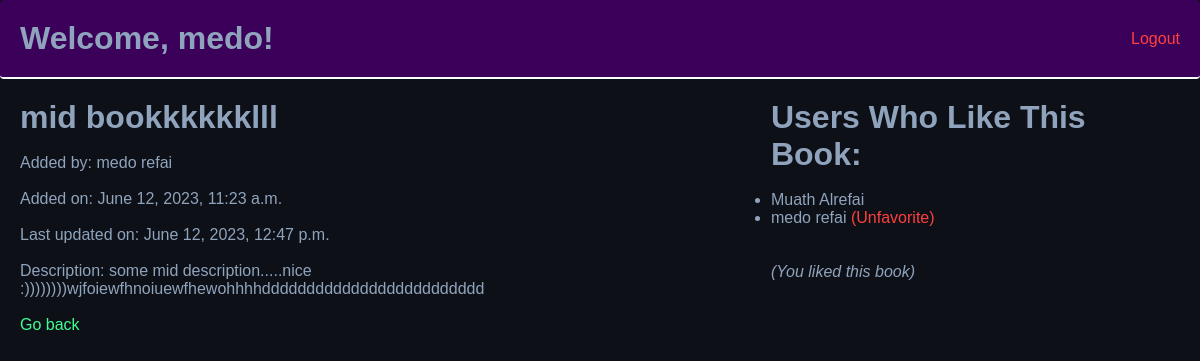
The app's page /books/4 (signed in) with its own data.
### login_app/models.py (models this page shows)
class User(models.Model):
    first_name = models.CharField(max_length=255)
    last_name = models.CharField(max_length=255)
    email = models.EmailField(max_length=254)
    password = models.CharField(max_length=255)
    created_at = models.DateTimeField(auto_now_add=True)
    updated_at = models.DateTimeField(auto_now=True)
    objects = Validator()

### favorites_app/models.py (models this page shows)
class Book(models.Model):
    title = models.CharField(max_length=255)
    description = models.TextField(default="No description added, click Edit to add one now!")
    uploaded_by = models.ForeignKey(User, related_name="books_uploaded", on_delete=models.CASCADE)
    users_who_like = models.ManyToManyField(User, related_name="liked_books")
    created_at = models.DateTimeField(auto_now_add=True)
    updated_at = models.DateTimeField(auto_now=True)

### favorites_app/views.py (the view)
# urls.py: path('books/<int:ID>', views.view_book),
def view_book(request, ID):
    user = User.objects.get(id=request.session['userid'])
    book = Book.objects.get(id = ID)
    context = {
        "user": user,
        "books": models.get_all_books_model(),
        "book": book
    }
    return render(request, 'book_info.html', context)

### favorites_app/models.py (called while the page is built)
def get_all_books_model():
    return Book.objects.all()

### favorites_app/templates/book_info.html (shortened to what this page needs)
<!DOCTYPE html>
<html lang="en">
<head>
    {% load static %}
    <link rel="stylesheet" href="{% static 'books/style.css' %}">
</head>
<body>
    <div class="navbar">
        <h1>Welcome, {{user.first_name}}!</h1>
        <a href="/logout" class="anchor">Logout</a>
    </div>
    <div class="container_book_info">
        <div class="content_left">
            <h1>{{book.title}}</h1><br>
            <p>Added by: {{book.uploaded_by.first_name}} {{book.uploaded_by.last_name}}</p><br>
            <p>Added on: {{book.created_at}}</p><br>
            <p>Last updated on: {{book.updated_at}}</p><br>
            <p>Description: {{book.description}}</p><br>
            <a href="/books" class="anchorG">Go back</a>
        </div>
        <div class="content_right">
            <h1>Users Who Like This Book: </h1><br>
            <ul>
                {% for liked_user in book.users_who_like.all %}
                <li>{{liked_user.first_name}} {{liked_user.last_name}}
                    {% if user == liked_user %}
                    <a href="/unfav_book/{{book.id}}" class="anchor">(Unfavorite)</a>
                    {% endif %}
                </li>
                {% endfor %}
            </ul><br><br>
            {% if user in book.users_who_like.all %}
            <p><em>(You liked this book)</em></p>
            {% else %}
            <a href="/fav_book/{{book.id}}" class="anchorG">Add to Favorites</a>
            {% endif %}
        </div>
    </div>
</body>
</html>

### favorites_app/static/books/style.css (style rules this page uses)
* { margin: 0; padding: 0; font-family: helvetica; }
body { background-color: #0d1117; color: #90a3bd; }
.navbar { border-bottom: 2px solid white; background-color: rgb(59, 0, 89); border-radius: 4px; display: flex; justify-content: space-between; padding: 20px; width: cover; align-items: center; }
.anchor { text-decoration: none; color: rgb(255, 63, 63); }
.anchorG { text-decoration: none; color: rgb(63, 255, 146); }
.container_book_info { margin: 20px; display: flex; justify-content: space-around; }

### records on screen
User: first_name "medo", last_name "refai"
Book: title "mid bookkkkkklll", uploaded_by.first_name "medo", uploaded_by.last_name "refai", created_at "June 12, 2023, 11:23 a.m.", updated_at "June 12, 2023, 12:47 p.m.", description "some mid description.....nice :))))))))wjfoiewfhnoiuewfhewohhhhddddddddddddddddddddddddd"
User: first_name "Muath", last_name "Alrefai"
